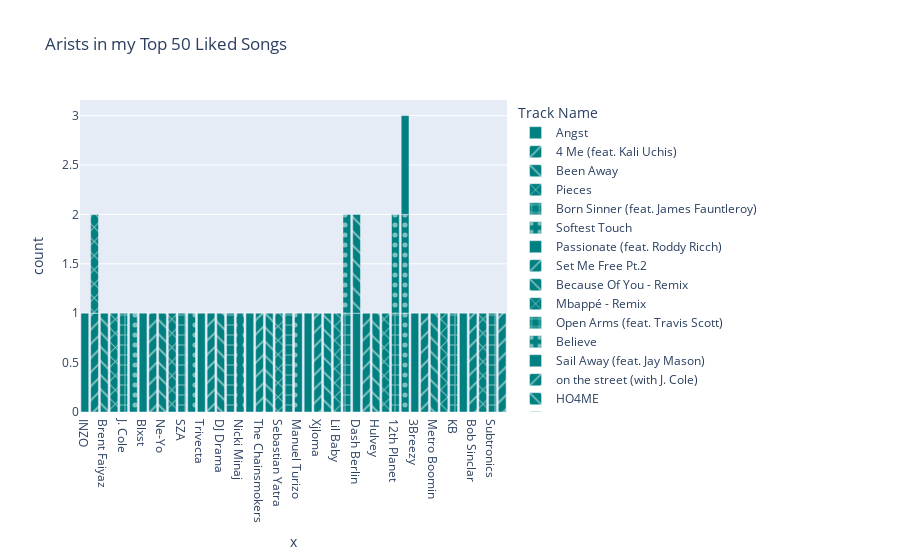

Notebook code for this chart:
### Code cell
import plotly.express as px
fig = px.bar(df, x = artist, color_discrete_sequence=['teal'], title= 'Arists in my Top 50 Liked Songs',pattern_shape='Track Name')
display(fig)

### Figure 1 — Plotly figure (JSON) as saved in the notebook; plotly's stock layout.template omitted (floating-point values rounded to 4 significant figures)
{"data": [{"alignmentgroup": "True", "hovertemplate": "Track Name=Angst<br>x=%{x}<br>count=%{y}<extra></extra>", "legendgroup": "Angst", "marker": {"color": "teal", "pattern": {"shape": ""}}, "name": "Angst", "offsetgroup": "Angst", "orientation": "v", "showlegend": true, "textposition": "auto", "type": "bar", "x": ["INZO"], "xaxis": "x", "y": [1], "yaxis": "y"}, {"alignmentgroup": "True", "hovertemplate": "Track Name=4 Me (feat. Kali Uchis)<br>x=%{x}<br>count=%{y}<extra></extra>", "legendgroup": "4 Me (feat. Kali Uchis)", "marker": {"color": "teal", "pattern": {"shape": "/"}}, "name": "4 Me (feat. Kali Uchis)", "offsetgroup": "4 Me (feat. Kali Uchis)", "orientation": "v", "showlegend": true, "textposition": "auto", "type": "bar", "x": ["Don Toliver"], "xaxis": "x", "y": [1], "yaxis": "y"}, {"alignmentgroup": "True", "hovertemplate": "Track Name=Been Away<br>x=%{x}<br>count=%{y}<extra></extra>", "legendgroup": "Been Away", "marker": {"color": "teal", "pattern": {"shape": "\\"}}, "name": "Been Away", "offsetgroup": "Been Away", "orientation": "v", "showlegend": true, "textposition": "auto", "type": "bar", "x": ["Brent Faiyaz"], "xaxis": "x", "y": [1], "yaxis": "y"}, {"alignmentgroup": "True", "hovertemplate": "Track Name=Pieces<br>x=%{x}<br>count=%{y}<extra></extra>", "legendgroup": "Pieces", "marker": {"color": "teal", "pattern": {"shape": "x"}}, "name": "Pieces", "offsetgroup": "Pieces", "orientation": "v", "showlegend": true, "textposition": "auto", "type": "bar", "x": ["Rod Wave"], "xaxis": "x", "y": [1], "yaxis": "y"}, {"alignmentgroup": "True", "hovertemplate": "Track Name=Born Sinner (feat. James Fauntleroy)<br>x=%{x}<br>count=%{y}<extra></extra>", "legendgroup": "Born Sinner (feat. James Fauntleroy)", "marker": {"color": "teal", "pattern": {"shape": "+"}}, "name": "Born Sinner (feat. James Fauntleroy)", "offsetgroup": "Born Sinner (feat. James Fauntleroy)", "orientation": "v", "showlegend": true, "textposition": "auto", "type": "bar", "x": ["J. Cole"], "xaxis": "x", "y": [1], "yaxis": "y"}, {"alignmentgroup": "True", "hovertemplate": "Track Name=Softest Touch<br>x=%{x}<br>count=%{y}<extra></extra>", "legendgroup": "Softest Touch", "marker": {"color": "teal", "pattern": {"shape": "."}}, "name": "Softest Touch", "offsetgroup": "Softest Touch", "orientation": "v", "showlegend": true, "textposition": "auto", "type": "bar", "x": ["Khalid"], "xaxis": "x", "y": [1], "yaxis": "y"}, {"alignmentgroup": "True", "hovertemplate": "Track Name=Passionate (feat. Roddy Ricch)<br>x=%{x}<br>count=%{y}<extra></extra>", "legendgroup": "Passionate (feat. Roddy Ricch)", "marker": {"color": "teal", "pattern": {"shape": ""}}, "name": "Passionate (feat. Roddy Ricch)", "offsetgroup": "Passionate (feat. Roddy Ricch)", "orientation": "v", "showlegend": true, "textposition": "auto", "type": "bar", "x": ["Blxst"], "xaxis": "x", "y": [1], "yaxis": "y"}, {"alignmentgroup": "True", "hovertemplate": "Track Name=Set Me Free Pt.2<br>x=%{x}<br>count=%{y}<extra></extra>", "legendgroup": "Set Me Free Pt.2", "marker": {"color": "teal", "pattern": {"shape": "/"}}, "name": "Set Me Free Pt.2", "offsetgroup": "Set Me Free Pt.2", "orientation": "v", "showlegend": true, "textposition": "auto", "type": "bar", "x": ["Jimin"], "xaxis": "x", "y": [1], "yaxis": "y"}, {"alignmentgroup": "True", "hovertemplate": "Track Name=Because Of You - Remix<br>x=%{x}<br>count=%{y}<extra></extra>", "legendgroup": "Because Of You - Remix", "marker": {"color": "teal", "pattern": {"shape": "\\"}}, "name": "Because Of You - Remix", "offsetgroup": "Because Of You - Remix", "orientation": "v", "showlegend": true, "textposition": "auto", "type": "bar", "x": ["Ne-Yo"], "xaxis": "x", "y": [1], "yaxis": "y"}, {"alignmentgroup": "True", "hovertemplate": "Track Name=Mbappé - Remix<br>x=%{x}<br>count=%{y}<extra></extra>", "legendgroup": "Mbappé - Remix", "marker": {"color": "teal", "pattern": {"shape": "x"}}, "name": "Mbappé - Remix", "offsetgroup": "Mbappé - Remix", "orientation": "v", "showlegend": true, "textposition": "auto", "type": "bar", "x": ["Eladio Carrion"], "xaxis": "x", "y": [1], "yaxis": "y"}, {"alignmentgroup": "True", "hovertemplate": "Track Name=Open Arms (feat. Travis Scott)<br>x=%{x}<br>count=%{y}<extra></extra>", "legendgroup": "Open Arms (feat. Travis Scott)", "marker": {"color": "teal", "pattern": {"shape": "+"}}, "name": "Open Arms (feat. Travis Scott)", "offsetgroup": "Open Arms (feat. Travis Scott)", "orientation": "v", "showlegend": true, "textposition": "auto", "type": "bar", "x": ["SZA"], "xaxis": "x", "y": [1], "yaxis": "y"}, {"alignmentgroup": "True", "hovertemplate": "Track Name=Believe<br>x=%{x}<br>count=%{y}<extra></extra>", "legendgroup": "Believe", "marker": {"color": "teal", "pattern": {"shape": "."}}, "name": "Believe", "offsetgroup": "Believe", "orientation": "v", "showlegend": true, "textposition": "auto", "type": "bar", "x": ["Masove"], "xaxis": "x", "y": [1], "yaxis": "y"}, {"alignmentgroup": "True", "hovertemplate": "Track Name=Sail Away (feat. Jay Mason)<br>x=%{x}<br>count=%{y}<extra></extra>", "legendgroup": "Sail Away (feat. Jay Mason)", "marker": {"color": "teal", "pattern": {"shape": ""}}, "name": "Sail Away (feat. Jay Mason)", "offsetgroup": "Sail Away (feat. Jay Mason)", "orientation": "v", "showlegend": true, "textposition": "auto", "type": "bar", "x": ["Trivecta"], "xaxis": "x", "y": [1], "yaxis": "y"}, {"alignmentgroup": "True", "hovertemplate": "Track Name=on the street (with J. Cole)<br>x=%{x}<br>count=%{y}<extra></extra>", "legendgroup": "on the street (with J. Cole)", "marker": {"color": "teal", "pattern": {"shape": "/"}}, "name": "on the street (with J. Cole)", "offsetgroup": "on the street (with J. Cole)", "orientation": "v", "showlegend": true, "textposition": "auto", "type": "bar", "x": ["j-hope"], "xaxis": "x", "y": [1], "yaxis": "y"}, {"alignmentgroup": "True", "hovertemplate": "Track Name=HO4ME<br>x=%{x}<br>count=%{y}<extra></extra>", "legendgroup": "HO4ME", "marker": {"color": "teal", "pattern": {"shape": "\\"}}, "name": "HO4ME", "offsetgroup": "HO4ME", "orientation": "v", "showlegend": true, "textposition": "auto", "type": "bar", "x": ["DJ Drama"], "xaxis": "x", "y": [1], "yaxis": "y"}, {"alignmentgroup": "True", "hovertemplate": "Track Name=Slow Motion (feat. Wizkid)<br>x=%{x}<br>count=%{y}<extra></extra>", "legendgroup": "Slow Motion (feat. Wizkid)", "marker": {"color": "teal", "pattern": {"shape": "x"}}, "name": "Slow Motion (feat. Wizkid)", "offsetgroup": "Slow Motion (feat. Wizkid)", "orientation": "v", "showlegend": true, "textposition": "auto", "type": "bar", "x": ["Don Toliver"], "xaxis": "x", "y": [1], "yaxis": "y"}, {"alignmentgroup": "True", "hovertemplate": "Track Name=PAINTING PICTURES<br>x=%{x}<br>count=%{y}<extra></extra>", "legendgroup": "PAINTING PICTURES", "marker": {"color": "teal", "pattern": {"shape": "+"}}, "name": "PAINTING PICTURES", "offsetgroup": "PAINTING PICTURES", "orientation": "v", "showlegend": true, "textposition": "auto", "type": "bar", "x": ["Superstar Pride"], "xaxis": "x", "y": [1], "yaxis": "y"}, {"alignmentgroup": "True", "hovertemplate": "Track Name=Red Ruby Da Sleeze<br>x=%{x}<br>count=%{y}<extra></extra>", "legendgroup": "Red Ruby Da Sleeze", "marker": {"color": "teal", "pattern": {"shape": "."}}, "name": "Red Ruby Da Sleeze", "offsetgroup": "Red Ruby Da Sleeze", "orientation": "v", "showlegend": true, "textposition": "auto", "type": "bar", "x": ["Nicki Minaj"], "xaxis": "x", "y": [1], "yaxis": "y"}, {"alignmentgroup": "True", "hovertemplate": "Track Name=Greatness<br>x=%{x}<br>count=%{y}<extra></extra>", "legendgroup": "Greatness", "marker": {"color": "teal", "pattern": {"shape": ""}}, "name": "Greatness", "offsetgroup": "Greatness", "orientation": "v", "showlegend": true, "textposition": "auto", "type": "bar", "x": ["Quavo"], "xaxis": "x", "y": [1], "yaxis": "y"}, {"alignmentgroup": "True", "hovertemplate": "Track Name=Don't Let Me Down (feat. Daya) - Hardwell & Sephyx Remix<br>x=%{x}<br>count=%{y}<extra></extra>", "legendgroup": "Don't Let Me Down (feat. Daya) - Hardwell & Sephyx Remix", "marker": {"color": "teal", "pattern": {"shape": "/"}}, "name": "Don't Let Me Down (feat. Daya) - Hardwell & Sephyx Remix", "offsetgroup": "Don't Let Me Down (feat. Daya) - Hardwell & Sephyx Remix", "orientation": "v", "showlegend": true, "textposition": "auto", "type": "bar", "x": ["The Chainsmokers"], "xaxis": "x", "y": [1], "yaxis": "y"}, {"alignmentgroup": "True", "hovertemplate": "Track Name=Rave Love<br>x=%{x}<br>count=%{y}<extra></extra>", "legendgroup": "Rave Love", "marker": {"color": "teal", "pattern": {"shape": "\\"}}, "name": "Rave Love", "offsetgroup": "Rave Love", "orientation": "v", "showlegend": true, "textposition": "auto", "type": "bar", "x": ["W&W"], "xaxis": "x", "y": [1], "yaxis": "y"}, {"alignmentgroup": "True", "hovertemplate": "Track Name=Pareja Del Año<br>x=%{x}<br>count=%{y}<extra></extra>", "legendgroup": "Pareja Del Año", "marker": {"color": "teal", "pattern": {"shape": "x"}}, "name": "Pareja Del Año", "offsetgroup": "Pareja Del Año", "orientation": "v", "showlegend": true, "textposition": "auto", "type": "bar", "x": ["Sebastian Yatra"], "xaxis": "x", "y": [1], "yaxis": "y"}, {"alignmentgroup": "True", "hovertemplate": "Track Name=Zombie - Bassjackers Remix<br>x=%{x}<br>count=%{y}<extra></extra>", "legendgroup": "Zombie - Bassjackers Remix", "marker": {"color": "teal", "pattern": {"shape": "+"}}, "name": "Zombie - Bassjackers Remix", "offsetgroup": "Zombie - Bassjackers Remix", "orientation": "v", "showlegend": true, "textposition": "auto", "type": "bar", "x": ["Ran-D"], "xaxis": "x", "y": [1], "yaxis": "y"}, {"alignmentgroup": "True", "hovertemplate": "Track Name=La Bachata<br>x=%{x}<br>count=%{y}<extra></extra>", "legendgroup": "La Bachata", "marker": {"color": "teal", "pattern": {"shape": "."}}, "name": "La Bachata", "offsetgroup": "La Bachata", "orientation": "v", "showlegend": true, "textposition": "auto", "type": "bar", "x": ["Manuel Turizo"], "xaxis": "x", "y": [1], "yaxis": "y"}, {"alignmentgroup": "True", "hovertemplate": "Track Name=Quevedo: Bzrp Music Sessions, Vol. 52<br>x=%{x}<br>count=%{y}<extra></extra>", "legendgroup": "Quevedo: Bzrp Music Sessions, Vol. 52", "marker": {"color": "teal", "pattern": {"shape": ""}}, "name": "Quevedo: Bzrp Music Sessions, Vol. 52", "offsetgroup": "Quevedo: Bzrp Music Sessions, Vol. 52", "orientation": "v", "showlegend": true, "textposition": "auto", "type": "bar", "x": ["Bizarrap"], "xaxis": "x", "y": [1], "yaxis": "y"}, {"alignmentgroup": "True", "hovertemplate": "Track Name=honey see you<br>x=%{x}<br>count=%{y}<extra></extra>", "legendgroup": "honey see you", "marker": {"color": "teal", "pattern": {"shape": "/"}}, "name": "honey see you", "offsetgroup": "honey see you", "orientation": "v", "showlegend": true, "textposition": "auto", "type": "bar", "x": ["Xjloma"], "xaxis": "x", "y": [1], "yaxis": "y"}, {"alignmentgroup": "True", "hovertemplate": "Track Name=Coupe<br>x=%{x}<br>count=%{y}<extra></extra>", "legendgroup": "Coupe", "marker": {"color": "teal", "pattern": {"shape": "\\"}}, "name": "Coupe", "offsetgroup": "Coupe", "orientation": "v", "showlegend": true, "textposition": "auto", "type": "bar", "x": ["Pop Smoke"], "xaxis": "x", "y": [1], "yaxis": "y"}, {"alignmentgroup": "True", "hovertemplate": "Track Name=Ready (feat. Gunna)<br>x=%{x}<br>count=%{y}<extra></extra>", "legendgroup": "Ready (feat. Gunna)", "marker": {"color": "teal", "pattern": {"shape": "x"}}, "name": "Ready (feat. Gunna)", "offsetgroup": "Ready (feat. Gunna)", "orientation": "v", "showlegend": true, "textposition": "auto", "type": "bar", "x": ["Lil Baby"], "xaxis": "x", "y": [1], "yaxis": "y"}, {"alignmentgroup": "True", "hovertemplate": "Track Name=Lady Of Namek<br>x=%{x}<br>count=%{y}<extra></extra>", "legendgroup": "Lady Of Namek", "marker": {"color": "teal", "pattern": {"shape": "+"}}, "name": "Lady Of Namek", "offsetgroup": "Lady Of Namek", "orientation": "v", "showlegend": true, "textposition": "auto", "type": "bar", "x": ["Tory Lanez"], "xaxis": "x", "y": [1], "yaxis": "y"}, {"alignmentgroup": "True", "hovertemplate": "Track Name=Ballad of a Badman<br>x=%{x}<br>count=%{y}<extra></extra>", "legendgroup": "Ballad of a Badman", "marker": {"color": "teal", "pattern": {"shape": "."}}, "name": "Ballad of a Badman", "offsetgroup": "Ballad of a Badman", "orientation": "v", "showlegend": true, "textposition": "auto", "type": "bar", "x": ["Tory Lanez"], "xaxis": "x", "y": [1], "yaxis": "y"}, {"alignmentgroup": "True", "hovertemplate": "Track Name=you broke me first<br>x=%{x}<br>count=%{y}<extra></extra>", "legendgroup": "you broke me first", "marker": {"color": "teal", "pattern": {"shape": ""}}, "name": "you broke me first", "offsetgroup": "you broke me first", "orientation": "v", "showlegend": true, "textposition": "auto", "type": "bar", "x": ["Dash Berlin"], "xaxis": "x", "y": [1], "yaxis": "y"}, {"alignmentgroup": "True", "hovertemplate": "Track Name=Joro<br>x=%{x}<br>count=%{y}<extra></extra>", "legendgroup": "Joro", "marker": {"color": "teal", "pattern": {"shape": "/"}}, "name": "Joro", "offsetgroup": "Joro", "orientation": "v", "showlegend": true, "textposition": "auto", "type": "bar", "x": ["Wizkid"], "xaxis": "x", "y": [1], "yaxis": "y"}, {"alignmentgroup": "True", "hovertemplate": "Track Name=Beautiful<br>x=%{x}<br>count=%{y}<extra></extra>", "legendgroup": "Beautiful", "marker": {"color": "teal", "pattern": {"shape": "\\"}}, "name": "Beautiful", "offsetgroup": "Beautiful", "orientation": "v", "showlegend": true, "textposition": "auto", "type": "bar", "x": ["Hulvey"], "xaxis": "x", "y": [1], "yaxis": "y"}, {"alignmentgroup": "True", "hovertemplate": "Track Name=Thrills<br>x=%{x}<br>count=%{y}<extra></extra>", "legendgroup": "Thrills", "marker": {"color": "teal", "pattern": {"shape": "x"}}, "name": "Thrills", "offsetgroup": "Thrills", "orientation": "v", "showlegend": true, "textposition": "auto", "type": "bar", "x": ["Wax Motif"], "xaxis": "x", "y": [1], "yaxis": "y"}, {"alignmentgroup": "True", "hovertemplate": "Track Name=Follow<br>x=%{x}<br>count=%{y}<extra></extra>", "legendgroup": "Follow", "marker": {"color": "teal", "pattern": {"shape": "+"}}, "name": "Follow", "offsetgroup": "Follow", "orientation": "v", "showlegend": true, "textposition": "auto", "type": "bar", "x": ["12th Planet"], "xaxis": "x", "y": [1], "yaxis": "y"}, {"alignmentgroup": "True", "hovertemplate": "Track Name=In My Mind<br>x=%{x}<br>count=%{y}<extra></extra>", "legendgroup": "In My Mind", "marker": {"color": "teal", "pattern": {"shape": "."}}, "name": "In My Mind", "offsetgroup": "In My Mind", "orientation": "v", "showlegend": true, "textposition": "auto", "type": "bar", "x": ["ILLENIUM"], "xaxis": "x", "y": [1], "yaxis": "y"}, {"alignmentgroup": "True", "hovertemplate": "Track Name=Beautiful But Broken<br>x=%{x}<br>count=%{y}<extra></extra>", "legendgroup": "Beautiful But Broken", "marker": {"color": "teal", "pattern": {"shape": ""}}, "name": "Beautiful But Broken", "offsetgroup": "Beautiful But Broken", "orientation": "v", "showlegend": true, "textposition": "auto", "type": "bar", "x": ["3Breezy"], "xaxis": "x", "y": [1], "yaxis": "y"}, {"alignmentgroup": "True", "hovertemplate": "Track Name=Don't Forget Me<br>x=%{x}<br>count=%{y}<extra></extra>", "legendgroup": "Don't Forget Me", "marker": {"color": "teal", "pattern": {"shape": "/"}}, "name": "Don't Forget Me", "offsetgroup": "Don't Forget Me", "orientation": "v", "showlegend": true, "textposition": "auto", "type": "bar", "x": ["Yatta Bandz"], "xaxis": "x", "y": [1], "yaxis": "y"}, {"alignmentgroup": "True", "hovertemplate": "Track Name=Creepin' (with The Weeknd & 21 Savage)<br>x=%{x}<br>count=%{y}<extra></extra>", "legendgroup": "Creepin' (with The Weeknd & 21 Savage)", "marker": {"color": "teal", "pattern": {"shape": "\\"}}, "name": "Creepin' (with The Weeknd & 21 Savage)", "offsetgroup": "Creepin' (with The Weeknd & 21 Savage)", "orientation": "v", "showlegend": true, "textposition": "auto", "type": "bar", "x": ["Metro Boomin"], "xaxis": "x", "y": [1], "yaxis": "y"}, {"alignmentgroup": "True", "hovertemplate": "Track Name=Into You<br>x=%{x}<br>count=%{y}<extra></extra>", "legendgroup": "Into You", "marker": {"color": "teal", "pattern": {"shape": "x"}}, "name": "Into You", "offsetgroup": "Into You", "orientation": "v", "showlegend": true, "textposition": "auto", "type": "bar", "x": ["Matisse & Sadko"], "xaxis": "x", "y": [1], "yaxis": "y"}, {"alignmentgroup": "True", "hovertemplate": "Track Name=Libre (feat. Tommy Royale)<br>x=%{x}<br>count=%{y}<extra></extra>", "legendgroup": "Libre (feat. Tommy Royale)", "marker": {"color": "teal", "pattern": {"shape": "+"}}, "name": "Libre (feat. Tommy Royale)", "offsetgroup": "Libre (feat. Tommy Royale)", "orientation": "v", "showlegend": true, "textposition": "auto", "type": "bar", "x": ["KB"], "xaxis": "x", "y": [1], "yaxis": "y"}, {"alignmentgroup": "True", "hovertemplate": "Track Name=Habitat<br>x=%{x}<br>count=%{y}<extra></extra>", "legendgroup": "Habitat", "marker": {"color": "teal", "pattern": {"shape": "."}}, "name": "Habitat", "offsetgroup": "Habitat", "orientation": "v", "showlegend": true, "textposition": "auto", "type": "bar", "x": ["12th Planet"], "xaxis": "x", "y": [1], "yaxis": "y"}, {"alignmentgroup": "True", "hovertemplate": "Track Name=Baila Conmigo<br>x=%{x}<br>count=%{y}<extra></extra>", "legendgroup": "Baila Conmigo", "marker": {"color": "teal", "pattern": {"shape": ""}}, "name": "Baila Conmigo", "offsetgroup": "Baila Conmigo", "orientation": "v", "showlegend": true, "textposition": "auto", "type": "bar", "x": ["Tiësto"], "xaxis": "x", "y": [1], "yaxis": "y"}, {"alignmentgroup": "True", "hovertemplate": "Track Name=World, Hold On - FISHER Rework<br>x=%{x}<br>count=%{y}<extra></extra>", "legendgroup": "World, Hold On - FISHER Rework", "marker": {"color": "teal", "pattern": {"shape": "/"}}, "name": "World, Hold On - FISHER Rework", "offsetgroup": "World, Hold On - FISHER Rework", "orientation": "v", "showlegend": true, "textposition": "auto", "type": "bar", "x": ["Bob Sinclar"], "xaxis": "x", "y": [1], "yaxis": "y"}, {"alignmentgroup": "True", "hovertemplate": "Track Name=Heaven - DJ Isaac Remix<br>x=%{x}<br>count=%{y}<extra></extra>", "legendgroup": "Heaven - DJ Isaac Remix", "marker": {"color": "teal", "pattern": {"shape": "\\"}}, "name": "Heaven - DJ Isaac Remix", "offsetgroup": "Heaven - DJ Isaac Remix", "orientation": "v", "showlegend": true, "textposition": "auto", "type": "bar", "x": ["Dash Berlin"], "xaxis": "x", "y": [1], "yaxis": "y"}, {"alignmentgroup": "True", "hovertemplate": "Track Name=You'll Be Sorry (feat. Brooklyn Love)<br>x=%{x}<br>count=%{y}<extra></extra>", "legendgroup": "You'll Be Sorry (feat. Brooklyn Love)", "marker": {"color": "teal", "pattern": {"shape": "x"}}, "name": "You'll Be Sorry (feat. Brooklyn Love)", "offsetgroup": "You'll Be Sorry (feat. Brooklyn Love)", "orientation": "v", "showlegend": true, "textposition": "auto", "type": "bar", "x": ["Yung Bleu"], "xaxis": "x", "y": [1], "yaxis": "y"}, {"alignmentgroup": "True", "hovertemplate": "Track Name=Clockwork - Original Mix<br>x=%{x}<br>count=%{y}<extra></extra>", "legendgroup": "Clockwork - Original Mix", "marker": {"color": "teal", "pattern": {"shape": "+"}}, "name": "Clockwork - Original Mix", "offsetgroup": "Clockwork - Original Mix", "orientation": "v", "showlegend": true, "textposition": "auto", "type": "bar", "x": ["Subtronics"], "xaxis": "x", "y": [1], "yaxis": "y"}, {"alignmentgroup": "True", "hovertemplate": "Track Name=Worst Day - Tungevaag Remix<br>x=%{x}<br>count=%{y}<extra></extra>", "legendgroup": "Worst Day - Tungevaag Remix", "marker": {"color": "teal", "pattern": {"shape": "."}}, "name": "Worst Day - Tungevaag Remix", "offsetgroup": "Worst Day - Tungevaag Remix", "orientation": "v", "showlegend": true, "textposition": "auto", "type": "bar", "x": ["ILLENIUM"], "xaxis": "x", "y": [1], "yaxis": "y"}, {"alignmentgroup": "True", "hovertemplate": "Track Name=Paper Thin - Headhunterz Remix<br>x=%{x}<br>count=%{y}<extra></extra>", "legendgroup": "Paper Thin - Headhunterz Remix", "marker": {"color": "teal", "pattern": {"shape": ""}}, "name": "Paper Thin - Headhunterz Remix", "offsetgroup": "Paper Thin - Headhunterz Remix", "orientation": "v", "showlegend": true, "textposition": "auto", "type": "bar", "x": ["ILLENIUM"], "xaxis": "x", "y": [1], "yaxis": "y"}, {"alignmentgroup": "True", "hovertemplate": "Track Name=#1 Freak (feat. Ty Dolla $ign)<br>x=%{x}<br>count=%{y}<extra></extra>", "legendgroup": "#1 Freak (feat. Ty Dolla $ign)", "marker": {"color": "teal", "pattern": {"shape": "/"}}, "name": "#1 Freak (feat. Ty Dolla $ign)", "offsetgroup": "#1 Freak (feat. Ty Dolla $ign)", "orientation": "v", "showlegend": true, "textposition": "auto", "type": "bar", "x": ["Roddy Ricch"], "xaxis": "x", "y": [1], "yaxis": "y"}], "layout": {"barmode": "relative", "legend": {"title": {"text": "Track Name"}, "tracegroupgap": 0}, "title": {"text": "Arists in my Top 50 Liked Songs"}, "xaxis": {"anchor": "y", "domain": [0, 1], "title": {"text": "x"}}, "yaxis": {"anchor": "x", "domain": [0, 1], "title": {"text": "count"}}}}
